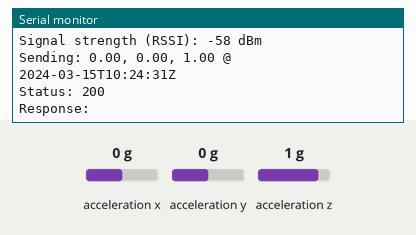
Recording of a sketch running on a simulated Arduino Uno R4 WiFi. Parts: the last lines printed to the serial monitor. The inputs (shaded band) are chosen by the test bench; at power-on: acceleration x 0 g, acceleration y 0 g, acceleration z 1 g. WiFi joins after 1.5 s; servers stay silent unless stated; network time is answered at once with the bench clock; uploads are accepted with an empty reply; the local clock reads 2024-03-15 10:24:30 at power-on unless the sketch sets it.

Above: at 2.7 s.
2.8 s: acceleration x set to -1.4 g
At 2.89 s:
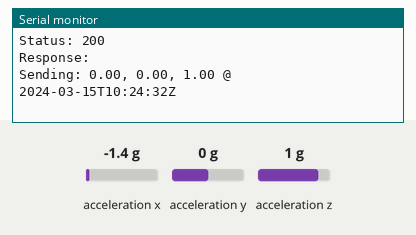
4.5 s: acceleration y set to -1.4 g
At 6.0 s:
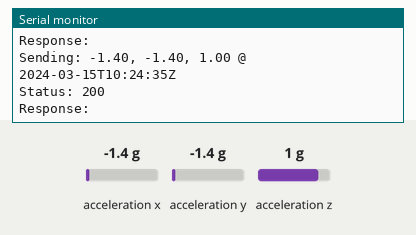
6.2 s: acceleration z set to -1.4 g
At 7.4 s:
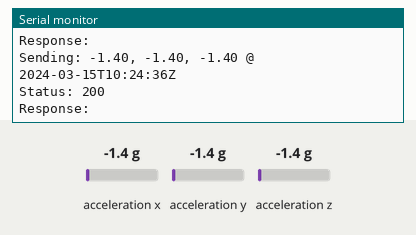

Measured:
- after the input at 4.5 s, the serial monitor: prints a new line after 0.64 s (image 2)
- after the input at 6.2 s, the serial monitor: prints a new line after 0.14 s (image 3)

The sketch:

main.ino
```cpp
#include <Arduino_LSM6DSOX.h>
#include <WiFiS3.h>
#include <ArduinoHttpClient.h>
#include <WiFiUdp.h>
#include <NTPClient.h>

#define SECRET_SSID "esp_test"
#define SECRET_PASS "pctq3111"

char ssid[] = SECRET_SSID;
char pass[] = SECRET_PASS;

const char* serverAddress = "54.176.57.40"; // your API server IP
int serverPort = 5000;
String endpoint = "/insert-single/";

// WiFi and HTTP clients
WiFiClient wifi;
HttpClient client = HttpClient(wifi, serverAddress, serverPort);

// NTP client
WiFiUDP ntpUDP;
NTPClient timeClient(ntpUDP, "pool.ntp.org", 0, 60000); // UTC, update every 60s

void setup() {
  Serial.begin(9600);
  while (!Serial);

  // Start IMU
  if (!IMU.begin()) {
    Serial.println("Failed to initialize IMU!");
    while (true);
  }

  // Connect to WiFi
  if (WiFi.status() == WL_NO_MODULE) {
    Serial.println("WiFi module not found!");
    while (true);
  }

  Serial.print("Connecting to ");
  Serial.println(ssid);
  while (WiFi.begin(ssid, pass) != WL_CONNECTED) {
    Serial.print(".");
    delay(1000);
  }

  Serial.println("\nConnected to WiFi.");
  printWiFiStatus();

  // Start NTP client
  timeClient.begin();
  while (!timeClient.update()) {
    timeClient.forceUpdate();
  }
}

void loop() {
  float x, y, z;

  if (IMU.accelerationAvailable()) {
    IMU.readAcceleration(x, y, z);

    // Update and format timestamp
    timeClient.update();
    String iso8601 = epochToISOString(timeClient.getEpochTime());

    Serial.print("Sending: ");
    Serial.print(x); Serial.print(", ");
    Serial.print(y); Serial.print(", ");
    Serial.print(z); Serial.print(" @ ");
    Serial.println(iso8601);

    // Create JSON body with timestamp
    String jsonData = "{";
    jsonData += "\"timestamp\": \"" + iso8601 + "\", ";
    jsonData += "\"accel_x\": " + String(x, 3) + ", ";
    jsonData += "\"accel_y\": " + String(y, 3) + ", ";
    jsonData += "\"accel_z\": " + String(z, 3);
    jsonData += "}";

    // Send POST request
    client.beginRequest();
    client.post(endpoint);
    client.sendHeader("Content-Type", "application/json");
    client.sendHeader("Content-Length", jsonData.length());
    client.beginBody();
    client.print(jsonData);
    client.endRequest();

    // Print response
    int statusCode = client.responseStatusCode();
    String response = client.responseBody();
    Serial.print("Status: ");
    Serial.println(statusCode);
    Serial.print("Response: ");
    Serial.println(response);
  }

  delay(1000); // 1 second delay
}

void printWiFiStatus() {
  Serial.print("SSID: ");
  Serial.println(WiFi.SSID());

  IPAddress ip = WiFi.localIP();
  Serial.print("IP Address: ");
  Serial.println(ip);

  long rssi = WiFi.RSSI();
  Serial.print("Signal strength (RSSI): ");
  Serial.print(rssi);
  Serial.println(" dBm");
}

// Converts UNIX time to ISO 8601 format: YYYY-MM-DDTHH:MM:SSZ
String epochToISOString(unsigned long epoch) {
  int year, month, day, hour, minute, second;
  unsigned long rawTime = epoch;

  second = rawTime % 60;
  rawTime /= 60;
  minute = rawTime % 60;
  rawTime /= 60;
  hour = rawTime % 24;
  rawTime /= 24;

  // Convert days to date (Unix epoch = Jan 1 1970)
  unsigned long z = rawTime + 719468;
  unsigned long era = (z >= 0 ? z : z - 146096) / 146097;
  unsigned long doe = z - era * 146097;
  unsigned long yoe = (doe - doe / 1460 + doe / 36524 - doe / 146096) / 365;
  year = yoe + era * 400;
  unsigned long doy = doe - (365 * yoe + yoe / 4 - yoe / 100);
  unsigned long mp = (5 * doy + 2) / 153;
  day = doy - (153 * mp + 2) / 5 + 1;
  month = mp < 10 ? mp + 3 : mp - 9;
  if (month <= 2) year++;

  char buf[25];
  snprintf(buf, sizeof(buf), "%04d-%02d-%02dT%02d:%02d:%02dZ",
           year, month, day, hour, minute, second);
  return String(buf);
}
```
